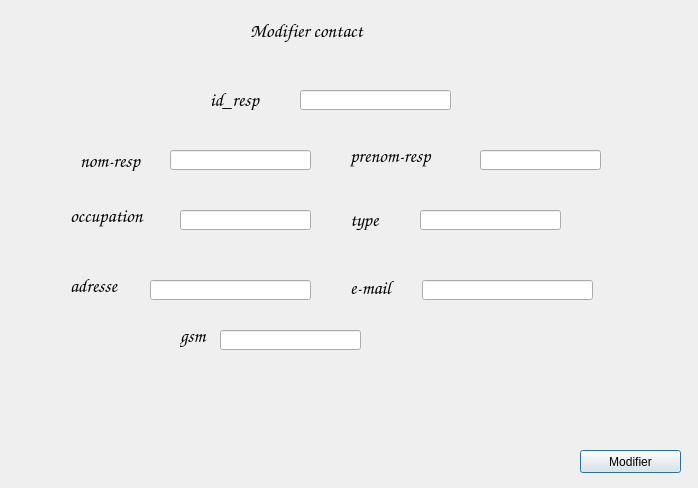
<?xml version="1.0" encoding="UTF-8"?>
<ui version="4.0">
 <class>modifier1</class>
 <widget class="QDialog" name="modifier1">
  <property name="geometry">
   <rect>
    <x>0</x>
    <y>0</y>
    <width>698</width>
    <height>488</height>
   </rect>
  </property>
  <property name="windowTitle">
   <string>Dialog</string>
  </property>
  <widget class="QLabel" name="label">
   <property name="geometry">
    <rect>
     <x>250</x>
     <y>10</y>
     <width>161</width>
     <height>41</height>
    </rect>
   </property>
   <property name="font">
    <font>
     <family>Comic Sans MS</family>
     <pointsize>14</pointsize>
    </font>
   </property>
   <property name="text">
    <string>Modifier contact</string>
   </property>
  </widget>
  <widget class="QLabel" name="label_2">
   <property name="geometry">
    <rect>
     <x>210</x>
     <y>90</y>
     <width>131</width>
     <height>20</height>
    </rect>
   </property>
   <property name="font">
    <font>
     <family>Comic Sans MS</family>
     <pointsize>14</pointsize>
    </font>
   </property>
   <property name="text">
    <string>id_resp</string>
   </property>
  </widget>
  <widget class="QLineEdit" name="lineEdit">
   <property name="geometry">
    <rect>
     <x>300</x>
     <y>90</y>
     <width>151</width>
     <height>20</height>
    </rect>
   </property>
  </widget>
  <widget class="QLabel" name="label_3">
   <property name="geometry">
    <rect>
     <x>80</x>
     <y>150</y>
     <width>111</width>
     <height>21</height>
    </rect>
   </property>
   <property name="font">
    <font>
     <family>Comic Sans MS</family>
     <pointsize>14</pointsize>
    </font>
   </property>
   <property name="text">
    <string>nom-resp</string>
   </property>
  </widget>
  <widget class="QLineEdit" name="lineEdit_2">
   <property name="geometry">
    <rect>
     <x>170</x>
     <y>150</y>
     <width>141</width>
     <height>20</height>
    </rect>
   </property>
  </widget>
  <widget class="QLabel" name="label_4">
   <property name="geometry">
    <rect>
     <x>350</x>
     <y>140</y>
     <width>121</width>
     <height>31</height>
    </rect>
   </property>
   <property name="font">
    <font>
     <family>Comic Sans MS</family>
     <pointsize>14</pointsize>
    </font>
   </property>
   <property name="text">
    <string>prenom-resp</string>
   </property>
  </widget>
  <widget class="QLineEdit" name="lineEdit_3">
   <property name="geometry">
    <rect>
     <x>480</x>
     <y>150</y>
     <width>121</width>
     <height>20</height>
    </rect>
   </property>
  </widget>
  <widget class="QLabel" name="label_5">
   <property name="geometry">
    <rect>
     <x>70</x>
     <y>200</y>
     <width>121</width>
     <height>31</height>
    </rect>
   </property>
   <property name="font">
    <font>
     <family>Comic Sans MS</family>
     <pointsize>14</pointsize>
    </font>
   </property>
   <property name="text">
    <string>occupation</string>
   </property>
  </widget>
  <widget class="QLineEdit" name="lineEdit_4">
   <property name="geometry">
    <rect>
     <x>180</x>
     <y>210</y>
     <width>131</width>
     <height>20</height>
    </rect>
   </property>
  </widget>
  <widget class="QLabel" name="label_6">
   <property name="geometry">
    <rect>
     <x>350</x>
     <y>210</y>
     <width>111</width>
     <height>20</height>
    </rect>
   </property>
   <property name="font">
    <font>
     <family>Comic Sans MS</family>
     <pointsize>14</pointsize>
    </font>
   </property>
   <property name="text">
    <string>type</string>
   </property>
  </widget>
  <widget class="QLineEdit" name="lineEdit_5">
   <property name="geometry">
    <rect>
     <x>420</x>
     <y>210</y>
     <width>141</width>
     <height>20</height>
    </rect>
   </property>
  </widget>
  <widget class="QLabel" name="label_7">
   <property name="geometry">
    <rect>
     <x>70</x>
     <y>270</y>
     <width>111</width>
     <height>31</height>
    </rect>
   </property>
   <property name="font">
    <font>
     <family>Comic Sans MS</family>
     <pointsize>14</pointsize>
    </font>
   </property>
   <property name="text">
    <string>adresse</string>
   </property>
  </widget>
  <widget class="QLineEdit" name="lineEdit_6">
   <property name="geometry">
    <rect>
     <x>150</x>
     <y>280</y>
     <width>161</width>
     <height>20</height>
    </rect>
   </property>
  </widget>
  <widget class="QLabel" name="label_8">
   <property name="geometry">
    <rect>
     <x>350</x>
     <y>280</y>
     <width>81</width>
     <height>16</height>
    </rect>
   </property>
   <property name="font">
    <font>
     <family>Comic Sans MS</family>
     <pointsize>14</pointsize>
    </font>
   </property>
   <property name="text">
    <string>e-mail</string>
   </property>
  </widget>
  <widget class="QLineEdit" name="lineEdit_7">
   <property name="geometry">
    <rect>
     <x>422</x>
     <y>280</y>
     <width>171</width>
     <height>20</height>
    </rect>
   </property>
  </widget>
  <widget class="QLabel" name="label_9">
   <property name="geometry">
    <rect>
     <x>180</x>
     <y>320</y>
     <width>71</width>
     <height>31</height>
    </rect>
   </property>
   <property name="font">
    <font>
     <family>Comic Sans MS</family>
     <pointsize>14</pointsize>
    </font>
   </property>
   <property name="text">
    <string>gsm</string>
   </property>
  </widget>
  <widget class="QLineEdit" name="lineEdit_8">
   <property name="geometry">
    <rect>
     <x>220</x>
     <y>330</y>
     <width>141</width>
     <height>20</height>
    </rect>
   </property>
  </widget>
  <widget class="QPushButton" name="pushButton">
   <property name="geometry">
    <rect>
     <x>580</x>
     <y>450</y>
     <width>101</width>
     <height>23</height>
    </rect>
   </property>
   <property name="text">
    <string>Modifier</string>
   </property>
  </widget>
  <widget class="QLabel" name="label_10">
   <property name="geometry">
    <rect>
     <x>0</x>
     <y>0</y>
     <width>701</width>
     <height>491</height>
    </rect>
   </property>
   <property name="text">
    <string/>
   </property>
   <property name="pixmap">
    <pixmap>../../Desktop/0.png</pixmap>
   </property>
  </widget>
  <zorder>label_10</zorder>
  <zorder>label</zorder>
  <zorder>label_2</zorder>
  <zorder>lineEdit</zorder>
  <zorder>label_3</zorder>
  <zorder>lineEdit_2</zorder>
  <zorder>label_4</zorder>
  <zorder>lineEdit_3</zorder>
  <zorder>label_5</zorder>
  <zorder>lineEdit_4</zorder>
  <zorder>label_6</zorder>
  <zorder>lineEdit_5</zorder>
  <zorder>label_7</zorder>
  <zorder>lineEdit_6</zorder>
  <zorder>label_8</zorder>
  <zorder>lineEdit_7</zorder>
  <zorder>label_9</zorder>
  <zorder>lineEdit_8</zorder>
  <zorder>pushButton</zorder>
 </widget>
 <resources/>
 <connections/>
</ui>
